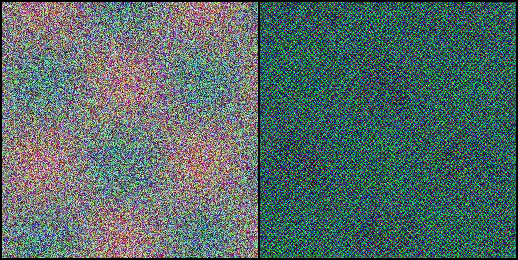
#> input picture samples/epoch1_samples.png, 518 x 260 px
$ python -i anime_cam.py   (imports and definitions only)
#> lines starting #> are read from the running program, lines starting #| are printed output that depends on the picture
#> further down, picture is the input picture: shape (260, 518, 3); mean B, G, R 103, 106.8, 84.4
"""
Live webcam cartoonizer.

Modes:
  1 = AnimeGANv2 (pretrained neural network)
  2 = Fast OpenCV cartoon filter
  3 = Original camera

Keys:
  1 / 2 / 3 = switch mode
  s         = save a snapshot
  q         = quit
"""
import time

import cv2
import numpy as np
import torch

# Lower = faster, higher = better quality. Try 384 or 512 if you have a GPU.
SIZE = 256
CAMERA_ID = 0

# [1 line that did not run here, left out]
# [7 lines not run here, left out]


# [15 lines that did not run here, left out]


def fast_cartoon(frame, levels=8):
    """Quick OpenCV cartoon: smooth, reduce colors, add edges."""
#> called with levels = 8
    small = cv2.resize(frame, (0, 0), fx=0.5, fy=0.5)
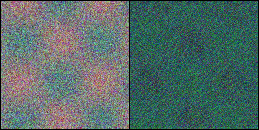
#> small: shape (130, 259, 3); mean B, G, R 103.2, 106.9, 84.5
    smooth = cv2.bilateralFilter(small, 9, 75, 75)
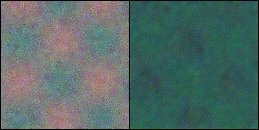
#> smooth: shape (130, 259, 3); mean B, G, R 103, 106.9, 84.2
    step = 256 // levels
    quant = ((smooth // step) * step + step // 2).astype(np.uint8)
    gray = cv2.medianBlur(cv2.cvtColor(small, cv2.COLOR_BGR2GRAY), 5)
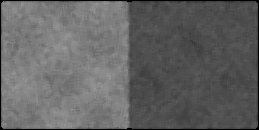
#> gray: shape (130, 259); min 0, max 156, mean 99.1
    edges = cv2.adaptiveThreshold(
        gray, 255, cv2.ADAPTIVE_THRESH_MEAN_C, cv2.THRESH_BINARY, 9, 7
    )
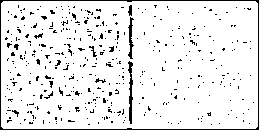
#> edges: shape (130, 259); 92.2% white; black in thin lines or dots
    out = cv2.bitwise_and(quant, cv2.cvtColor(edges, cv2.COLOR_GRAY2BGR))
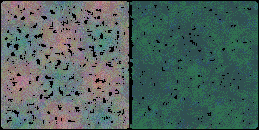
#> out: shape (130, 259, 3); mean B, G, R 96, 100.8, 79.8
    return cv2.resize(out, (frame.shape[1], frame.shape[0]))
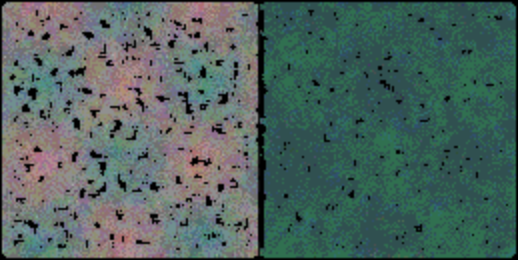
#> returned value: shape (260, 518, 3); mean of channels 0, 1, 2 96, 100.8, 79.8; drawn as B, G, R


# [48 lines left out: function main, not called in this run]


# [2 lines not run here, left out]

>>> import cv2
>>> picture = cv2.imread('samples/epoch1_samples.png')
>>> result = fast_cartoon(picture)
